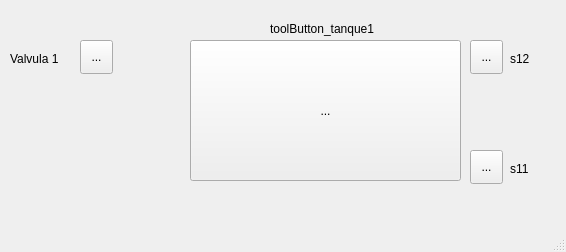
<?xml version="1.0" encoding="UTF-8"?>
<ui version="4.0">
 <class>MainWindow</class>
 <widget class="QMainWindow" name="MainWindow">
  <property name="geometry">
   <rect>
    <x>0</x>
    <y>0</y>
    <width>566</width>
    <height>252</height>
   </rect>
  </property>
  <property name="windowTitle">
   <string>MainWindow</string>
  </property>
  <widget class="QWidget" name="centralwidget">
   <widget class="cedaTank" name="toolButton_tanque1">
    <property name="geometry">
     <rect>
      <x>190</x>
      <y>40</y>
      <width>271</width>
      <height>141</height>
     </rect>
    </property>
    <property name="text">
     <string>...</string>
    </property>
   </widget>
   <widget class="QLabel" name="toolButton_tanque1_2">
    <property name="geometry">
     <rect>
      <x>270</x>
      <y>20</y>
      <width>141</width>
      <height>18</height>
     </rect>
    </property>
    <property name="text">
     <string>toolButton_tanque1</string>
    </property>
   </widget>
   <widget class="Led" name="toolButton_s12">
    <property name="geometry">
     <rect>
      <x>470</x>
      <y>40</y>
      <width>33</width>
      <height>34</height>
     </rect>
    </property>
    <property name="text">
     <string>...</string>
    </property>
   </widget>
   <widget class="Led" name="toolButton_s11">
    <property name="geometry">
     <rect>
      <x>470</x>
      <y>150</y>
      <width>33</width>
      <height>34</height>
     </rect>
    </property>
    <property name="text">
     <string>...</string>
    </property>
   </widget>
   <widget class="Led" name="toolButton_v1">
    <property name="geometry">
     <rect>
      <x>80</x>
      <y>40</y>
      <width>33</width>
      <height>34</height>
     </rect>
    </property>
    <property name="text">
     <string>...</string>
    </property>
   </widget>
   <widget class="QLabel" name="label">
    <property name="geometry">
     <rect>
      <x>510</x>
      <y>50</y>
      <width>58</width>
      <height>18</height>
     </rect>
    </property>
    <property name="text">
     <string>s12</string>
    </property>
   </widget>
   <widget class="QLabel" name="label_2">
    <property name="geometry">
     <rect>
      <x>510</x>
      <y>160</y>
      <width>58</width>
      <height>18</height>
     </rect>
    </property>
    <property name="text">
     <string>s11</string>
    </property>
   </widget>
   <widget class="QLabel" name="label_3">
    <property name="geometry">
     <rect>
      <x>10</x>
      <y>50</y>
      <width>58</width>
      <height>18</height>
     </rect>
    </property>
    <property name="text">
     <string>Valvula 1</string>
    </property>
   </widget>
  </widget>
  <widget class="QMenuBar" name="menubar">
   <property name="geometry">
    <rect>
     <x>0</x>
     <y>0</y>
     <width>566</width>
     <height>30</height>
    </rect>
   </property>
  </widget>
  <widget class="QStatusBar" name="statusbar"/>
 </widget>
 <customwidgets>
  <customwidget>
   <class>cedaTank</class>
   <extends>QToolButton</extends>
   <header>cedatank.h</header>
  </customwidget>
  <customwidget>
   <class>Led</class>
   <extends>QToolButton</extends>
   <header>led.h</header>
  </customwidget>
 </customwidgets>
 <resources/>
 <connections/>
</ui>
